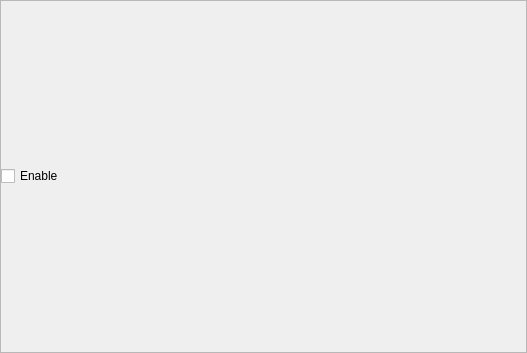
<?xml version="1.0" encoding="UTF-8"?>
<ui version="4.0">
 <class>GeneralTab</class>
 <widget class="QFrame" name="GeneralTab">
  <property name="geometry">
   <rect>
    <x>0</x>
    <y>0</y>
    <width>527</width>
    <height>353</height>
   </rect>
  </property>
  <property name="windowTitle">
   <string>General</string>
  </property>
  <property name="frameShape">
   <enum>QFrame::StyledPanel</enum>
  </property>
  <property name="frameShadow">
   <enum>QFrame::Raised</enum>
  </property>
  <layout class="QGridLayout" name="gridLayout">
   <property name="leftMargin">
    <number>0</number>
   </property>
   <property name="topMargin">
    <number>0</number>
   </property>
   <property name="rightMargin">
    <number>0</number>
   </property>
   <property name="bottomMargin">
    <number>0</number>
   </property>
   <property name="spacing">
    <number>0</number>
   </property>
   <item row="0" column="0">
    <widget class="QCheckBox" name="enableAutoCheckBox">
     <property name="text">
      <string>Enable</string>
     </property>
    </widget>
   </item>
  </layout>
 </widget>
 <resources/>
 <connections/>
</ui>
